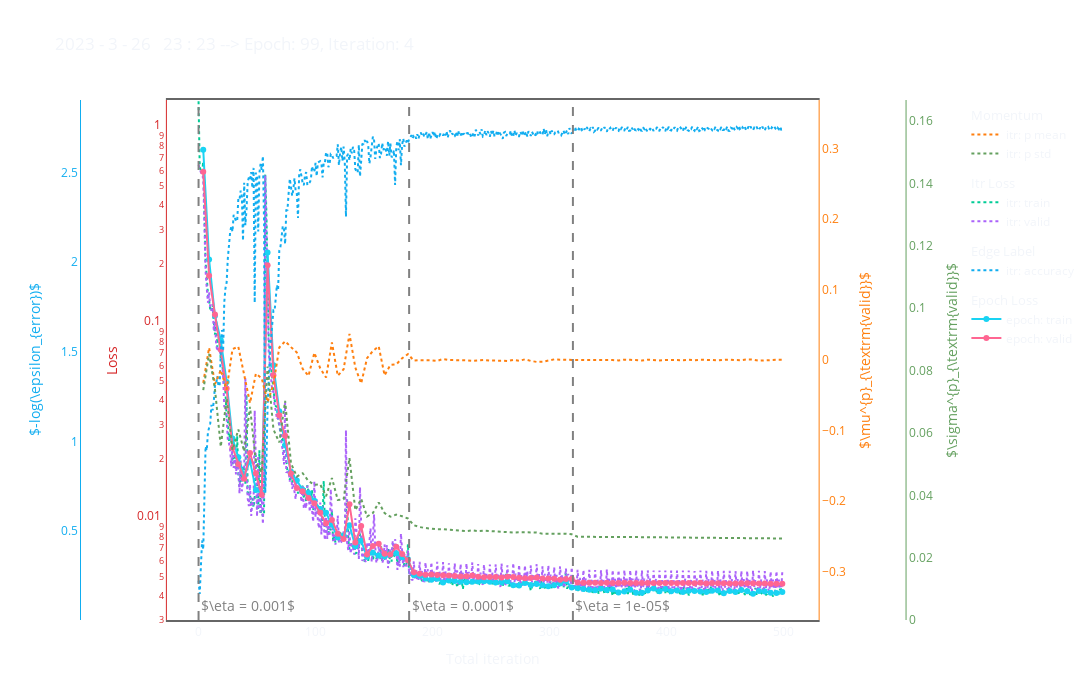

The notebook cell this image was saved under:
### Code cell
df, t = update_csv()
fig = update_fig(df, t)
fig.show()
while True:
    df, t = update_csv()
    fig = update_fig(df, t)
    time.sleep(30)
    clear_output(wait=False)
    fig.show()
